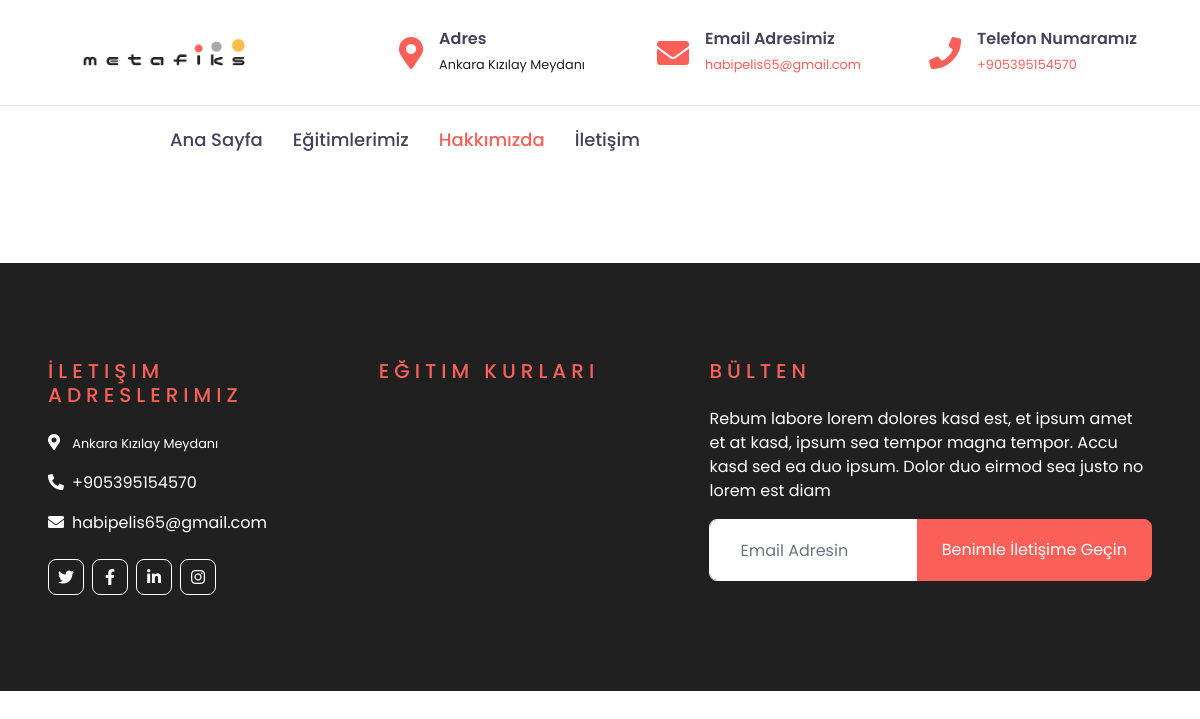
Before: /hakkimizda/ with the older database file.
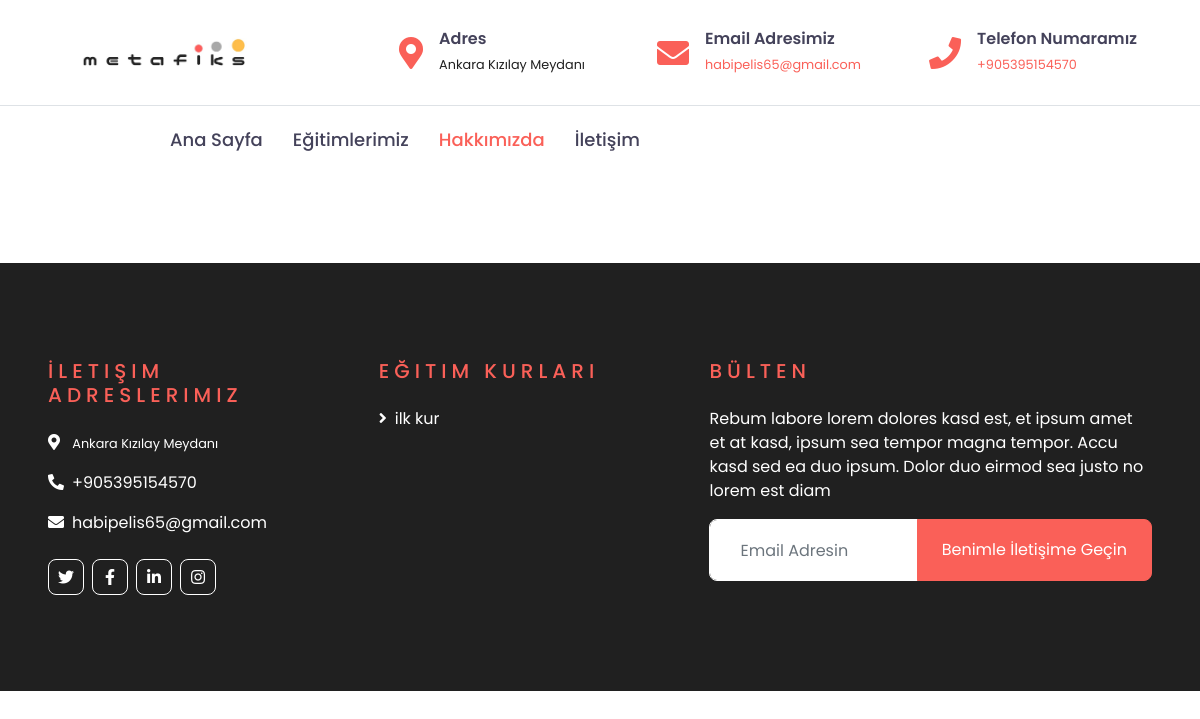
After: the same page with the newer database file.
### egitimler/models.py (models this page shows)
class kurlar(models.Model):
    kur_Adi = models.CharField(max_length= 100)

### anasayfa/views.py (the view)
# urls.py: path('hakkimizda/',anasayfa.hakkimizda,name="hakkimizda"),
def hakkimizda(request):
    kurlarrim = kurlar.objects.all()
    ban = banner.objects.all()[:3]
    hakimda = hakkimizda_sayfasi.objects.last()
    content = {"adresler":adresler,"email_adresi":email_adresi,
    "logo":logo,"numara":numaras,"facebook":facebook,"insta":insta,
    "twit":twit,"linkdin":linkdin,"ban":ban,"egitimleri":egitimleri,"kurlarrim":kurlarrim,"hakimda":hakimda}
    return render(request,"hakkimizda_temps/index.html",content)

### templates/hakkimizda_temps/index.html (shortened to what this page needs)
{% extends "leyout.html" %}
{% block footer %}
{% include "includes/footer.html" %}
{% endblock footer %}
{% block header %}
    <div class="container-fluid">
        <div class="row border-top px-xl-5">
            <div class="col-lg-1 d-none d-lg-block">
            </div>
            <div class="col-lg-8">
                <nav class="navbar navbar-expand-lg bg-light navbar-light py-3 py-lg-0 px-0">
                    <div class="collapse navbar-collapse justify-content-between" id="navbarCollapse">
                        <div class="navbar-nav py-0">
                            <a href="/" class="nav-item nav-link ">Ana Sayfa</a>
                            <a href="/egitimler/" class="nav-item nav-link">Eğitimlerimiz</a>
                            <a href="/hakkimizda/" class="nav-item nav-link active">Hakkımızda</a>
                            <a href="/iletisim/" class="nav-item nav-link">İletişim</a>
                        </div>
                    </div>
                </nav>
            </div>
        </div>
    </div>
{% endblock header %}

### templates/includes/footer.html
    <div class="container-fluid text-white py-5 px-sm-3 px-lg-5" style="margin-top: 90px; background-color: #202020;">
        <div class="row pt-5">
            <div class="col-lg-7 col-md-12">
                <div class="row">
                    <div class="col-md-6 mb-5">
                        <h5 class="text-primary text-uppercase mb-4" style="letter-spacing: 5px;">İletişim Adreslerimiz</h5>
                        <p><i class="fa fa-map-marker-alt mr-2"></i> <small style="color: white;" >{{adresler.sirket_adresi}}</small></p>
                        <p><i class="fa fa-phone-alt mr-2"></i><a style="color: white;" href="tel:+9{{numara.sirket_numarasi}}">+9{{numara.sirket_numarasi}}</a></p>
                        <p><i class="fa fa-envelope mr-2"></i><a style="color: white;" href="mailto:{{email_adresi.sirket_email_adresi}}">{{email_adresi.sirket_email_adresi}}</a></p>
                        <div class="d-flex justify-content-start mt-4">
                            <a class="btn btn-outline-light btn-square mr-2" href="{{twit.link}}"><i class="fab fa-twitter"></i></a>
                            <a class="btn btn-outline-light btn-square mr-2" href="{{facebook.link}}"><i class="fab fa-facebook-f"></i></a>
                            <a class="btn btn-outline-light btn-square mr-2" href="{{linkdin.link}}"><i class="fab fa-linkedin-in"></i></a>
                            <a class="btn btn-outline-light btn-square" href="{{insta.link}}"><i class="fab fa-instagram"></i></a>
                        </div>
                    </div>
                    <div class="col-md-6 mb-5">
                        <h5 class="text-primary text-uppercase mb-4" style="letter-spacing: 5px;">Eğitim Kurları</h5>
                        <div class="d-flex flex-column justify-content-start">
                            {% for i in kurlarrim %}
                            <a class="text-white mb-2" href="/egitimler/{{i.id}}"><i class="fa fa-angle-right mr-2"></i>{{i.kur_Adi}}</a>
                        {% endfor %}
                        </div>
                    </div>
                </div>
            </div>
            <div class="col-lg-5 col-md-12 mb-5">
                <h5 class="text-primary text-uppercase mb-4" style="letter-spacing: 5px;">Bülten</h5>
                <p>Rebum labore lorem dolores kasd est, et ipsum amet et at kasd, ipsum sea tempor magna tempor. Accu kasd sed ea duo ipsum. Dolor duo eirmod sea justo no lorem est diam</p>
                <div class="w-100">
                        <form class="input-group" >
                        <input type="email" class="form-control border-light" style="padding: 30px;" placeholder="Email Adresin">
                        <div class="input-group-append">
                            <button type="submit" class="btn btn-primary px-4">Benimle İletişime Geçin</button>
                        </div>
                        </form>
                </div>
            </div>
        </div>
    </div>

Changed rows visible on the page:
added kurlar: kur_Adi "ilk kur"
